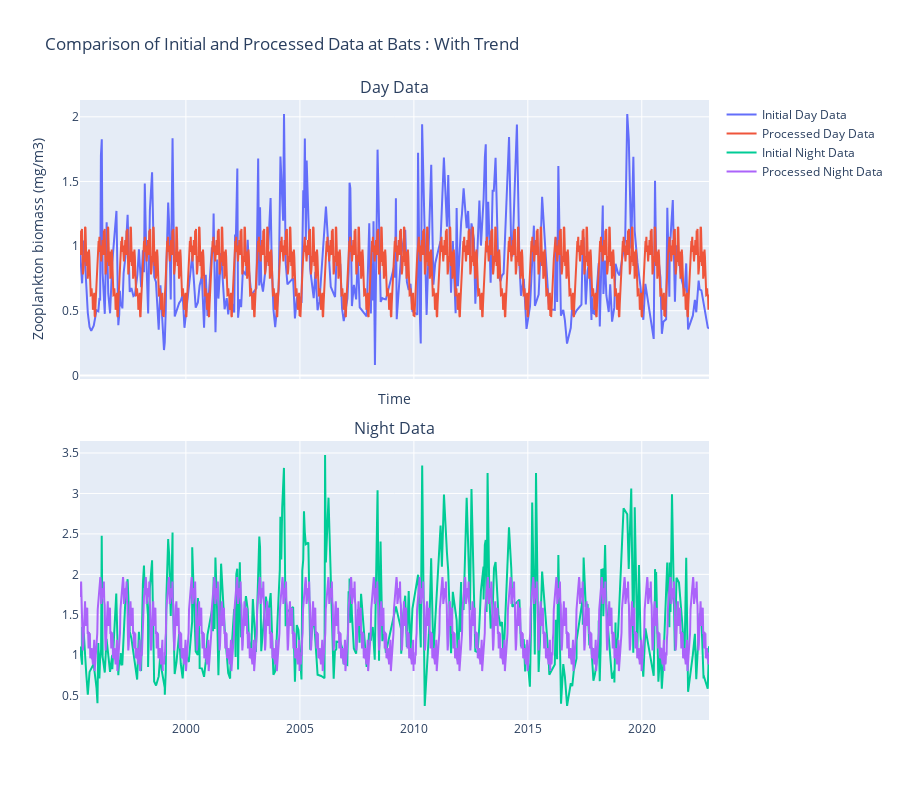

The code cell stored with this chart in its notebook:
### Code cell
fig = make_subplots(
    rows=2,
    cols=1,
    subplot_titles=("Day Data", "Night Data"),
    shared_xaxes=True,
    vertical_spacing=0.1,
)
# augmente la taille de la figure
fig.update_layout(height=800)

# Ajouter les données d'observation initiales de jour
fig.add_trace(
    go.Scatter(
        x=day_data["time"],
        y=day_data,
        mode="lines",
        name="Initial Day Data",
    ),
    row=1,
    col=1,
)

# Ajouter les données obtenues après traitement de jour
fig.add_trace(
    go.Scatter(
        x=aggregated_smoothed.index,
        y=aggregated_smoothed["day"],  # + aggregated_smoothed["day_trend"],
        mode="lines",
        name="Processed Day Data",
    ),
    row=1,
    col=1,
)

# Ajouter les données d'observation initiales de nuit
fig.add_trace(
    go.Scatter(
        x=night_data["time"],
        y=night_data,
        mode="lines",
        name="Initial Night Data",
    ),
    row=2,
    col=1,
)

# Ajouter les données obtenues après traitement de nuit
fig.add_trace(
    go.Scatter(
        x=aggregated_smoothed.index,
        y=aggregated_smoothed["night"],  # + aggregated_smoothed["night_trend"],
        mode="lines",
        name="Processed Night Data",
    ),
    row=2,
    col=1,
)

# Mettre à jour la mise en page
fig.update_layout(
    title=f"Comparison of Initial and Processed Data at {station} : With Trend",
    xaxis_title="Time",
    yaxis_title="Zooplankton biomass (mg/m3)",
)

fig.show()

### Figure 1 — Plotly figure (JSON) as saved in the notebook; plotly's stock layout.template omitted (floating-point values rounded to 4 significant figures; data arrays with more than 128 entries replaced by an {"elided": "..."} marker saying what was removed)
{"data": [{"mode": "lines", "name": "Initial Day Data", "type": "scatter", "x": {"elided": "314 str values"}, "xaxis": "x", "y": {"elided": "314 float values"}, "yaxis": "y"}, {"mode": "lines", "name": "Processed Day Data", "type": "scatter", "x": {"elided": "1440 str values"}, "xaxis": "x", "y": {"elided": "1440 float values"}, "yaxis": "y"}, {"mode": "lines", "name": "Initial Night Data", "type": "scatter", "x": {"elided": "348 str values"}, "xaxis": "x2", "y": {"elided": "348 float values"}, "yaxis": "y2"}, {"mode": "lines", "name": "Processed Night Data", "type": "scatter", "x": {"elided": "1440 str values"}, "xaxis": "x2", "y": {"elided": "1440 float values"}, "yaxis": "y2"}], "layout": {"annotations": [{"font": {"size": 16}, "showarrow": false, "text": "Day Data", "x": 0.5, "xanchor": "center", "xref": "paper", "y": 1, "yanchor": "bottom", "yref": "paper"}, {"font": {"size": 16}, "showarrow": false, "text": "Night Data", "x": 0.5, "xanchor": "center", "xref": "paper", "y": 0.45, "yanchor": "bottom", "yref": "paper"}], "height": 800, "title": {"text": "Comparison of Initial and Processed Data at Bats : With Trend"}, "xaxis": {"anchor": "y", "domain": [0, 1], "matches": "x2", "showticklabels": false, "title": {"text": "Time"}}, "xaxis2": {"anchor": "y2", "domain": [0, 1]}, "yaxis": {"anchor": "x", "domain": [0.55, 1], "title": {"text": "Zooplankton biomass (mg/m3)"}}, "yaxis2": {"anchor": "x2", "domain": [0, 0.45]}}}
